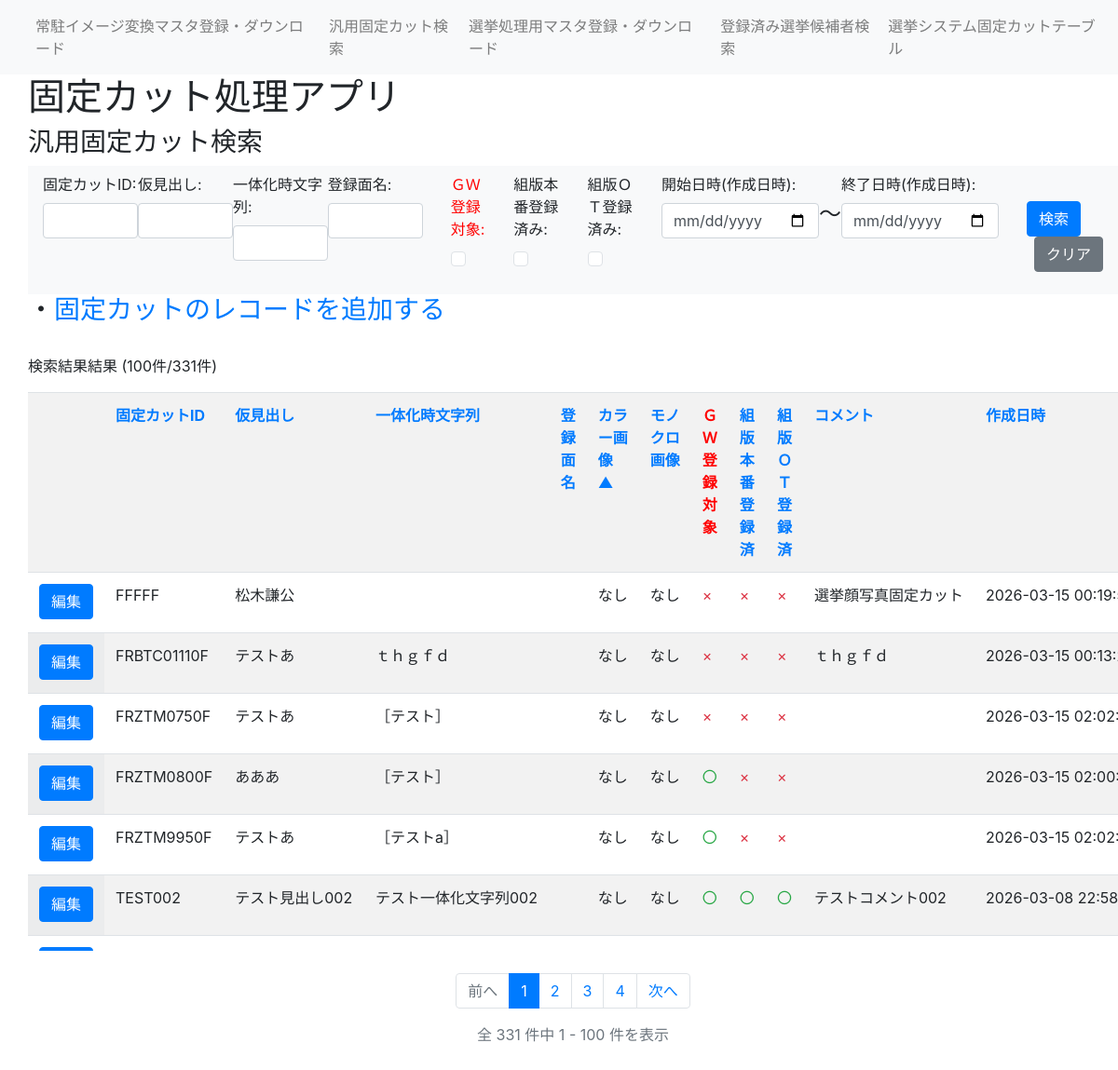
Screenshot of /general/1?midashi=&ID=&Str=&men_name=&GWFlg=&prodFlg=&OTFlg=&startdate=&enddate=&sort_by=colorUrl&sort_dir=asc with the database file from the repository.
### fixedcut_app/models/fixedcut.py (models this page shows)
class FixedCut(db.Model):
    ___tablename__ = "fixedcut"
    id = db.Column(db.String(20), primary_key=True) #固定カットID
    midashi = db.Column(db.String(30)) #仮見出し
    Str = db.Column(db.String(100)) #一体化時文字列
    colorUrl = db.Column(db.String(100)) #カラー画像のURL
    monoUrl = db.Column(db.String(100)) #モノクロ画像のURL
    GWFlg = db.Column(db.Boolean, default=False) #GW登録対象
    men_name = db.Column(db.String(30)) #登録面名
    prodFlg = db.Column(db.Boolean, default=False) #組版本番登録済みか
    OTFlg = db.Column(db.Boolean, default=False) #組版OT系登録済みか
    comment = db.Column(db.String(255)) #コメント
    created_at = db.Column(db.DateTime, nullable=False, default=datetime.now)  # 作成日時
    updated_at = db.Column(db.DateTime, nullable=False, default=datetime.now, onupdate=datetime.now)  # 更新日時

### fixedcut_app/views.py (the view)
@app.route('/general', methods=['GET', 'POST'])
@app.route('/general/<int:page>', methods=['GET', 'POST'])
def general(page=1):
    from fixedcut_app.views_general import general_handler
    return general_handler(page=page)

### fixedcut_app/views.py (called while the page is built)
@app.before_request
def log_request():
    app.logger.info("Request: %s %s from %s", request.method, request.path, request.remote_addr)

### fixedcut_app/templates/general.html (shortened to what this page needs)
{% extends 'layout.html' %}
{% block header %}
<h3>汎用固定カット検索</h3>
{% endblock %}
{% block content %}
<h3>・<a href="/general_add">固定カットのレコードを追加する</a></h3>
{% endblock %}
{% block serchbar %}
<nav class="navbar navbar-expand-lg navbar-light bg-light">
    <form class="form-group" action="{{ url_for('general') }}" method="POST">
        <ul class="navbar-nav">
            <li class="nav-item">
                <label for="ID">固定カットID:</label>
                <input name="ID" type="text" class="form-control" id="ID" value="{{ savelist[1] }}">
            </li>
            <li class="nav-item">
                <label for="midashi">仮見出し:</label>
                <input name="midashi" type="text" class="form-control" id="midashi" value="{{ savelist[0] }}">
            </li>
            <li class="nav-item">
                <label for="Str">一体化時文字列:</label>
                <input name="Str" type="text" class="form-control" id="Str" value="{{ savelist[2] }}">
            </li>
            <li class="nav-item">
                <label for="men_name">登録面名:</label>
                <input name="men_name" type="text" class="form-control" id="men_name" value="{{ savelist[3] or '' }}">
            </li>
            <li class="nav-item pad">
                <label for="GWFlg"><font color="red">ＧＷ登録対象:</font></label>
                <br>
                {% if savelist[4]=="on" %}
                <input name="GWFlg" type="checkbox" class="form-check-input ms-auto" id="checkTab1" checked>
                {% else %}
                <input name="GWFlg" type="checkbox" class="form-check-input ms-auto" id="checkTab1">
                {% endif %}
            </li>
            <li class="nav-item pad">
                <label for="prodFlg">組版本番登録済み:</label>
                <br>
                {% if savelist[5]=="on" %}
                <input name="prodFlg" type="checkbox" class="form-check-input ms-auto" id="checkTab1" checked>
                {% else %}
                <input name="prodFlg" type="checkbox" class="form-check-input ms-auto" id="checkTab1">
                {% endif %}
            </li>
            <li class="nav-item pad">
                <label for="OTFlg">組版ＯＴ登録済み:</label>
                <br>
                {% if savelist[6]=="on" %}
                <input name="OTFlg" type="checkbox" class="form-check-input ms-auto" id="checkTab1" checked>
                {% else %}
                <input name="OTFlg" type="checkbox" class="form-check-input ms-auto" id="checkTab1">
                {% endif %}
            </li>
            <li class="nav-item pad">
                <label for="startdate">開始日時(作成日時):</label>
                <input name="startdate" type="date" class="form-control" id="startdate" value="{{ savelist[7] }}">
            </li>
            <li class="nav-item pad-above">
                <h4>～</h4>
            </li>
            <li class="nav-item ">
                <label for="enddate">終了日時(作成日時):</label>
                <input name="enddate" type="date" class="form-control" id="enddate" value="{{ savelist[8] }}">
            </li>
            <li class="nav-item pad pad-above">
                <button type="submit" class="btn btn-primary">検索</button>
                <button type="button" class="btn btn-secondary ms-2" onclick="clearForm()">クリア</button>
            </li>
        </ul>
    </form>
</nav>
{% endblock %}
{% block serch_result %}
 <div class="pad">
    {% set id_q = savelist[1] %}
    {% set midashi_q = savelist[0] %}
    {% set str_q = savelist[2] %}
    {% set men_name_q = savelist[3] %}
    {% set gw_q = savelist[4] %}
    {% set prod_q = savelist[5] %}
    {% set ot_q = savelist[6] %}
    {% set start_q = savelist[7] %}
    {% set end_q = savelist[8] %}
    {% macro sort_link(label, key, text_color='') -%}
        {%- set next_dir = 'desc' if sort_by == key and sort_dir == 'asc' else 'asc' -%}
        <a href="{{ url_for('general', page=1, midashi=midashi_q, ID=id_q, Str=str_q, men_name=men_name_q, GWFlg=gw_q, prodFlg=prod_q, OTFlg=ot_q, startdate=start_q, enddate=end_q, sort_by=key, sort_dir=next_dir) }}" {% if text_color %}style="color: {{ text_color }};"{% endif %}>
            {{ label }}
            {% if sort_by == key %}
                {% if sort_dir == 'asc' %}
                    ▲
                {% else %}
                    ▼
                {% endif %}
            {% endif %}
        </a>
    {%- endmacro %}
    <p>検索結果結果
        {% if results | length > 0 %}
        ({{ results | length }}件/{{ pagination.total }}件)
        {% endif %}
    </p>
    <div class="table-container-vertical">
    <table class="table table-striped table-hover">
        <tr>
            <th></th>
            <th>{{ sort_link('固定カットID', 'id') }}</th>
            <th>{{ sort_link('仮見出し', 'midashi') }}</th>
            <th>{{ sort_link('一体化時文字列', 'Str') }}</th>
            <th>{{ sort_link('登録面名', 'men_name') }}</th>
            <th>{{ sort_link('カラー画像', 'colorUrl') }}</th>
            <th>{{ sort_link('モノクロ画像', 'monoUrl') }}</th>
            <th>{{ sort_link('ＧＷ登録対象', 'GWFlg', 'red') }}</th>
            <th>{{ sort_link('組版本番登録済', 'prodFlg') }}</th>
            <th>{{ sort_link('組版ＯＴ登録済', 'OTFlg') }}</th>
            <th>{{ sort_link('コメント', 'comment') }}</th>
            <th>{{ sort_link('作成日時', 'created_at') }}</th>
        </tr>
        {% for res in results %}
        <tr>
            <td class=table-data>
                <button onclick="location.href='/general_detail/{{ res.id }}'" class="btn btn-primary">編集</button>
            </td>
            <td class=table-data>{{ res.id }}</td>
            <td class=table-data>{{ res.midashi }}</td>
            <td class=table-data>{{ res.Str }}</td>
            <td class=table-data>{{ res.men_name or '' }}</td>
            <td class=table-data>
                {% if ".eps" in res.colorUrl %}
                <a href="{{ url_for('download', filename=res.colorUrl) }}">ダウンロード</a></td>
                {% elif ".jpg" in res.colorUrl %}
                <img src="{{ url_for('static', filename=res.colorUrl) }}" height="50" alt="">
                {% elif ".jpeg" in res.colorUrl %}
                <img src="{{ url_for('static', filename=res.colorUrl) }}" height="50" alt="">
                {% elif ".svg" in res.colorUrl %}
                <img src="{{ url_for('static', filename=res.colorUrl) }}" height="50" alt="">
                {% else %}
                <p>なし</p>
                {% endif %}
            <td class=table-data>
                {% if ".eps" in res.monoUrl %}
                <a href="{{ url_for('download', filename=res.monoUrl) }}" download="モノクロ画像.eps">ダウンロード</a>
                {% elif ".jpg" in res.monoUrl %}
                <img src="{{ url_for('static', filename=res.monoUrl) }}" height="50" alt="">
                {% elif ".jpeg" in res.monoUrl %}
                <img src="{{ url_for('static', filename=res.monoUrl) }}" height="50" alt="">
                {% elif ".svg" in res.monoUrl %}
                <img src="{{ url_for('static', filename=res.monoUrl) }}" height="50" alt="">
                {% else %}
                <p>なし</p>
                {% endif %}
            </td>
            <td class=table-data>
                {% if res.GWFlg %}
                <span class="text-success">〇</span>
                {% else %}
                <span class="text-danger">×</span>
                {% endif %}
            </td>
            <td class=table-data>
                {% if res.prodFlg %}
                <span class="text-success">〇</span>
                {% else %}
                <span class="text-danger">×</span>
                {% endif %}
            </td>
            <td class=table-data>
                {% if res.OTFlg %}
                <span class="text-success">〇</span>
                {% else %}
                <span class="text-danger">×</span>
                {% endif %}
            </td>
            <td class=table-data>{{ res.comment }}</td>
            <td class=table-data>{{ res.created_at }}</td>
        </tr>
         {% endfor %}
    </table>
    </div>
    {% if pagination %}
    <nav aria-label="ページナビゲーション" class="mt-4">
        <ul class="pagination justify-content-center">
            {% if pagination.has_prev %}
            <li class="page-item">
                <a class="page-link" href="{{ url_for('general', page=pagination.prev_num, midashi=savelist[0], ID=savelist[1], Str=savelist[2], men_name=savelist[3], GWFlg=savelist[4], prodFlg=savelist[5], OTFlg=savelist[6], startdate=savelist[7], enddate=savelist[8], sort_by=sort_by, sort_dir=sort_dir) }}">前へ</a>
            </li>
            {% else %}
            <li class="page-item disabled">
                <span class="page-link">前へ</span>
            </li>
            {% endif %}
            {% for page_num in pagination.iter_pages() %}
                {% if page_num %}
                    {% if page_num == pagination.page %}
                    <li class="page-item active">
                        <span class="page-link">{{ page_num }}</span>
                    </li>
                    {% else %}
                    <li class="page-item">
                        <a class="page-link" href="{{ url_for('general', page=page_num, midashi=savelist[0], ID=savelist[1], Str=savelist[2], men_name=savelist[3], GWFlg=savelist[4], prodFlg=savelist[5], OTFlg=savelist[6], startdate=savelist[7], enddate=savelist[8], sort_by=sort_by, sort_dir=sort_dir) }}">{{ page_num }}</a>
                    </li>
                    {% endif %}
                {% else %}
                    <li class="page-item disabled">
                        <span class="page-link">...</span>
                    </li>
                {% endif %}
            {% endfor %}
            {% if pagination.has_next %}
            <li class="page-item">
                <a class="page-link" href="{{ url_for('general', page=pagination.next_num, midashi=savelist[0], ID=savelist[1], Str=savelist[2], men_name=savelist[3], GWFlg=savelist[4], prodFlg=savelist[5], OTFlg=savelist[6], startdate=savelist[7], enddate=savelist[8], sort_by=sort_by, sort_dir=sort_dir) }}">次へ</a>
            </li>
            {% else %}
            <li class="page-item disabled">
                <span class="page-link">次へ</span>
            </li>
            {% endif %}
        </ul>
        <p class="text-center text-muted mt-2">
            全 {{ pagination.total }} 件中 {{ pagination.page * 100 - 99 }} - {{ [pagination.page * 100, pagination.total]|min }} 件を表示
        </p>
    </nav>
    {% endif %}
</div>
{% endblock %}

### fixedcut_app/templates/static/css/style.css (style rules this page uses)
.pad { padding-left: 30px; }
.pad-above { padding-top: 30px; }
.table-data { height: 100%; overflow: hidden; white-space: nowrap; text-overflow: ellipsis; }
.table-striped tbody tr:nth-of-type(odd) .table-data:first-child { background: #f8f9fa; }
.table-striped tbody tr:nth-of-type(even) .table-data:first-child { background: white; }
.table-container-vertical { overflow-y: auto; max-height: 600px; }
.table-container-vertical table { width: 100%; }
.table-container-vertical th { position: sticky; top: 0; background: white; z-index: 1; }

### rows the page displays
FixedCut: id "FFFFF", midashi "松木謙公", colorUrl "なし", monoUrl "なし", comment "選挙顔写真固定カット", created_at "2026-03-15…"
FixedCut: id "FRBTC01110F", midashi "テストあ", Str "ｔｈｇｆｄ", colorUrl "なし", monoUrl "なし", comment "ｔｈｇｆｄ", created_at "2026-03-15…"
FixedCut: id "FRZTM0750F", midashi "テストあ", Str "［テスト］", colorUrl "なし", monoUrl "なし", created_at "2026-03-15…"
FixedCut: id "FRZTM0800F", midashi "あああ", Str "［テスト］", colorUrl "なし", monoUrl "なし", GWFlg "〇", created_at "2026-03-15…"
FixedCut: id "FRZTM9950F", midashi "テストあ", Str "［テストa］", colorUrl "なし", monoUrl "なし", GWFlg "〇", created_at "2026-03-15…"
FixedCut: id "TEST002", midashi "テスト見出し002", Str "テスト一体化文字列002", colorUrl "なし", monoUrl "なし", GWFlg "〇", prodFlg "〇", OTFlg "〇", comment "テストコメント002", created_at "2026-03-08…"

### other values shown
{{ results | length }} "100"
{{ pagination.total }} "331"
{{ label }} "固定カットID 仮見出し 一体化時文字列 登録面名 カラー画像 モノクロ画像 ＧＷ登録対象 組版本番登録済 組版ＯＴ登録済 コメント 作成日時"
{{ page_num }} "1"
{{ page_num }} "2" "3" "4"
{{ pagination.page * 100 - 99 }} "1"
{{ [pagination.page * 100, pagination.total]|min }} "100"
